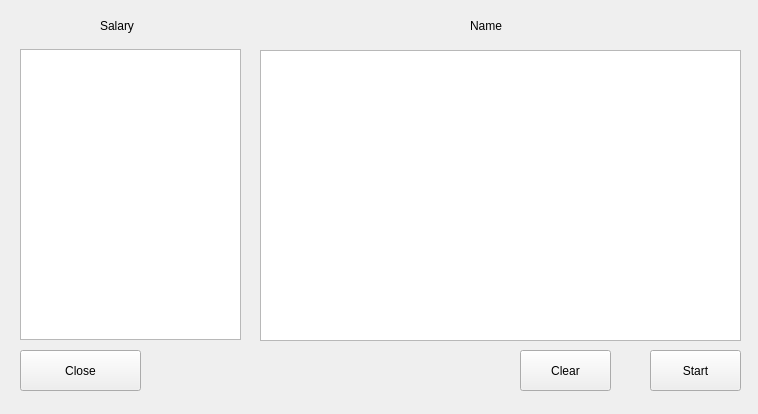
<?xml version="1.0" encoding="UTF-8"?>
<ui version="4.0">
 <class>Form</class>
 <widget class="QWidget" name="Form">
  <property name="geometry">
   <rect>
    <x>0</x>
    <y>0</y>
    <width>758</width>
    <height>414</height>
   </rect>
  </property>
  <property name="windowTitle">
   <string>Form</string>
  </property>
  <widget class="QLabel" name="label">
   <property name="geometry">
    <rect>
     <x>100</x>
     <y>10</y>
     <width>67</width>
     <height>31</height>
    </rect>
   </property>
   <property name="text">
    <string>Salary</string>
   </property>
  </widget>
  <widget class="QLabel" name="label_2">
   <property name="geometry">
    <rect>
     <x>470</x>
     <y>10</y>
     <width>67</width>
     <height>31</height>
    </rect>
   </property>
   <property name="text">
    <string>Name</string>
   </property>
  </widget>
  <widget class="QTextEdit" name="textEdit_salary">
   <property name="geometry">
    <rect>
     <x>20</x>
     <y>49</y>
     <width>221</width>
     <height>291</height>
    </rect>
   </property>
  </widget>
  <widget class="QTextEdit" name="textEdit_name">
   <property name="geometry">
    <rect>
     <x>260</x>
     <y>50</y>
     <width>481</width>
     <height>291</height>
    </rect>
   </property>
  </widget>
  <widget class="QPushButton" name="pushButton_start">
   <property name="geometry">
    <rect>
     <x>650</x>
     <y>350</y>
     <width>91</width>
     <height>41</height>
    </rect>
   </property>
   <property name="text">
    <string>Start</string>
   </property>
  </widget>
  <widget class="QPushButton" name="pushButton_clear">
   <property name="geometry">
    <rect>
     <x>520</x>
     <y>350</y>
     <width>91</width>
     <height>41</height>
    </rect>
   </property>
   <property name="text">
    <string>Clear</string>
   </property>
  </widget>
  <widget class="QPushButton" name="pushButton_close">
   <property name="geometry">
    <rect>
     <x>20</x>
     <y>350</y>
     <width>121</width>
     <height>41</height>
    </rect>
   </property>
   <property name="text">
    <string>Close</string>
   </property>
  </widget>
 </widget>
 <resources/>
 <connections/>
</ui>
